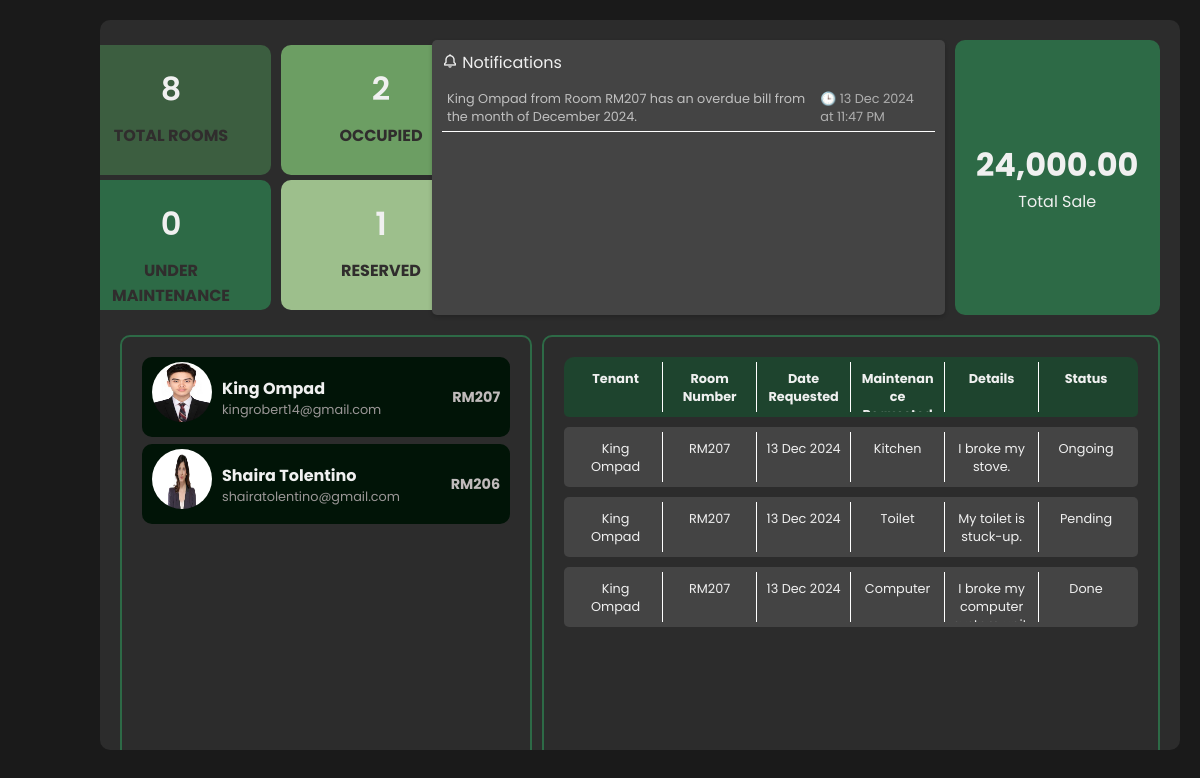
The page /MANAGEMENT/Dashboard/manDash.php on the database its author committed.
### tables this page shows
CREATE TABLE `tenant_details` (
  `tc_id` int(10) NOT NULL,
  `id` int(20) NOT NULL,
  `profile` varchar(200) NOT NULL,
  `fname` varchar(50) NOT NULL,
  `lname` varchar(50) NOT NULL,
  `gender` varchar(20) NOT NULL,
  `number_of_occupants` int(20) NOT NULL,
  `email_address` varchar(100) NOT NULL,
  `contact_number` varchar(20) NOT NULL,
  `religion` varchar(100) NOT NULL,
  `nationality` varchar(100) NOT NULL,
  `occupation` varchar(100) NOT NULL
);

CREATE TABLE `room` (
  `room_id` int(20) NOT NULL,
  `room_image` varchar(200) NOT NULL,
  `room_number` varchar(20) NOT NULL,
  `room_type` varchar(20) NOT NULL,
  `room_size` int(100) NOT NULL,
  `room_aminities` text NOT NULL,
  `room_utilities` text NOT NULL,
  `rental_rates` decimal(50,2) NOT NULL,
  `room_payfre` varchar(50) NOT NULL DEFAULT 'Monthly',
  `room_deporate` decimal(50,2) NOT NULL,
  `room_status` varchar(50) NOT NULL
);

CREATE TABLE `maintenance_requests` (
  `id` int(11) NOT NULL,
  `tenant_id` int(11) NOT NULL,
  `date_requested` timestamp NOT NULL DEFAULT current_timestamp(),
  `item_name` varchar(255) DEFAULT NULL,
  `item_desc` text DEFAULT NULL,
  `status` enum('Pending','Done','Ongoing','Declined') DEFAULT 'Pending'
);

### MANAGEMENT/Dashboard/manDash.php (the view, shortened to what this page needs)
<?php
include_once '../../DATABASE/dbConnector.php';
$current_date = date('Y-m-d H:i:s');
$sql_total_rooms = "SELECT COUNT(*) as count FROM room";
$result_total_rooms = $conn->query($sql_total_rooms);
$total_rooms = 0;
if ($result_total_rooms && $result_total_rooms->num_rows > 0) {
    $row = $result_total_rooms->fetch_assoc();
    $total_rooms = $row['count'];
}
$sql_rooms = "SELECT room_status, COUNT(*) as count FROM room GROUP BY room_status";
$result_rooms = $conn->query($sql_rooms);
$room_counts = [
    'under_maintenance' => 0,
    'occupied' => 0,
    'reserved' => 0
];
if ($result_rooms && $result_rooms->num_rows > 0) {
    while ($row = $result_rooms->fetch_assoc()) {
        switch ($row['room_status']) {
            case 'occupied':
                $room_counts['occupied'] = $row['count'];
                break;
            case 'reserved':
                $room_counts['reserved'] = $row['count'];
                break;
        }
    }
}
$overdue_sql = "SELECT rp.tenant_id, rp.rent_period_end, rp.balance, t.fname, t.lname, r.room_number
                FROM rental_payments rp
                JOIN tenant_details t ON rp.tenant_id = t.tc_id
                JOIN booking b ON rp.tenant_id = b.tenant_id
                JOIN room r ON b.room_id = r.room_id
                WHERE rp.balance > 0 AND rp.rent_period_end < ?";
$overdue_stmt = $conn->prepare($overdue_sql);
$overdue_stmt->bind_param("s", $current_date);
$overdue_stmt->execute();
$overdue_result = $overdue_stmt->get_result();
$overdue_notifications = [];
if ($overdue_result && $overdue_result->num_rows > 0) {
    while ($row = $overdue_result->fetch_assoc()) {
        $tenant_name = htmlspecialchars($row['fname']) . ' ' . htmlspecialchars($row['lname']);
        $room_number = htmlspecialchars($row['room_number']);
        $rent_period_end = date('F Y', strtotime($row['rent_period_end']));
        $overdue_message = "$tenant_name from Room $room_number has an overdue bill from the month of $rent_period_end.";
        $overdue_notifications[] = [
            'message' => $overdue_message,
            'timestamp' => date('d M Y \a\t h:i A', strtotime($current_date))
        ];
    }
}
$sql_users = "
    SELECT td.profile, td.fname, td.lname, td.email_address, r.room_number, r.room_status
    FROM tenant_details td
    JOIN booking b ON td.tc_id = b.tenant_id
    JOIN room r ON b.room_id = r.room_id
    ORDER BY b.booking_start_date DESC
    LIMIT 5
";
$result_users = $conn->query($sql_users);
$users = [];
if ($result_users && $result_users->num_rows > 0) {
    while ($row = $result_users->fetch_assoc()) {
        if ($row['room_status'] === 'occupied') {
            $users[] = [
                'profile' => $row['profile'],
                'full_name' => $row['fname'] . ' ' . $row['lname'],
                'email' => $row['email_address'],
                'room_number' => $row['room_number']
            ];
        }
    }
}
$sql_maintenance_requests = "
    SELECT
        mr.id AS request_id,
        td.fname,
        td.lname,
        td.email_address,
        mr.date_requested,
        mr.item_name,
        mr.item_desc,
        mr.status,
        r.room_number
    FROM maintenance_requests mr
    JOIN tenant_details td ON mr.tenant_id = td.tc_id
    JOIN booking b ON td.tc_id = b.tenant_id
    JOIN room r ON b.room_id = r.room_id
    ORDER BY mr.date_requested DESC
    LIMIT 5
";
$result_maintenance_requests = $conn->query($sql_maintenance_requests);
$maintenance_requests = [];
if ($result_maintenance_requests && $result_maintenance_requests->num_rows > 0) {
    while ($row = $result_maintenance_requests->fetch_assoc()) {
        $maintenance_requests[] = [
            'tenant_name' => $row['fname'] . ' ' . $row['lname'],
            'email' => $row['email_address'],
            'date_requested' => date('d M Y', strtotime($row['date_requested'])),
            'item_name' => $row['item_name'],
            'item_desc' => $row['item_desc'],
            'status' => $row['status'],
            'room_number' => $row['room_number']
        ];
    }
}
$sql_total_payment = "SELECT SUM(payment_amount) as total_payment FROM payment_history";
$result_total_payment = $conn->query($sql_total_payment);
$total_payment = 0;
if ($result_total_payment && $result_total_payment->num_rows > 0) {
    $row = $result_total_payment->fetch_assoc();
    $total_payment = $row['total_payment'];
}
?>
<!DOCTYPE html>
<html lang="en">
<head>
    <link rel="stylesheet" href="https://cdnjs.cloudflare.com/ajax/libs/font-awesome/6.0.0-beta3/css/all.min.css">
    <link rel="stylesheet" href="manDash.css?v=1.0">
</head>
<body>
    <div class="wrapper">
        <div class="room-notif-pay">
            <div class="room">
                <div class="room1">
                    <div class="room-cat totro">
                        <span><?php echo $total_rooms; ?></span>
                        <p>TOTAL ROOMS</p>
                    </div>
                    <div class="room-cat unman">
                        <span><?php echo $room_counts['under_maintenance']; ?></span>
                        <p>UNDER MAINTENANCE</p>
                    </div>
                </div>
                <div class="room1">
                    <div class="room-cat occu">
                        <span><?php echo $room_counts['occupied']; ?></span>
                        <p>OCCUPIED</p>
                    </div>
                    <div class="room-cat reser">
                        <span><?php echo $room_counts['reserved']; ?></span>
                        <p>RESERVED</p>
                    </div>
                </div>
            </div>
            <div class="notification">
                <span><i class='bx bx-bell icon'></i> Notifications</span>
                <?php if (!empty($overdue_notifications)): ?>
                    <?php foreach ($overdue_notifications as $notification): ?>
                        <div class="notifi">
                            <p class="description"><?php echo $notification['message']; ?></p>
                            <div class="timestamp">
                                <span>🕒</span> <?php echo $notification['timestamp']; ?>
                            </div>
                        </div>
                    <?php endforeach; ?>
                <?php else: ?>
                    <div class="notifi">
                        <p>No overdue notifications available.</p>
                    </div>
                <?php endif; ?>
            </div>
            <div class="sale">
                <h1><?php echo number_format($total_payment, 2); ?></h1>
                <span>Total Sale</span>
            </div>
        </div>
        <div class="user-notif-main">
            <div class="user">
                <?php foreach ($users as $user): ?>
                    <div class="user-card">
                        <div class="profile">
                            <img src="../../USER PAGE/Tenant_Profile/uploads/<?php echo $user['profile']; ?>" alt="profile">
                            <div class="name">
                                <h4><?php echo $user['full_name']; ?></h4>
                                <span><?php echo $user['email']; ?></span>
                            </div>
                        </div>
                        <div class="div"><?php echo $user['room_number']; ?></div>
                    </div>
                <?php endforeach; ?>
            </div>
            <div class="maintenance-notif">
                <div class="maintenance">
                    <div class="maintenance-table-header">
                        <div class="maintenance-header-item">Tenant</div>
                        <div class="maintenance-header-item">Room Number</div>
                        <div class="maintenance-header-item">Date Requested</div>
                        <div class="maintenance-header-item">Maintenance Requested</div>
                        <div class="maintenance-header-item">Details</div>
                        <div class="maintenance-header-item">Status</div>
                    </div>
                    <?php foreach ($maintenance_requests as $request): ?>
                        <div class="maintenance-table-row">
                            <div class="maintenance-item"><?php echo $request['tenant_name']; ?></div>
                            <div class="maintenance-item"><?php echo $request['room_number']; ?></div>
                            <div class="maintenance-item"><?php echo $request['date_requested']; ?></div>
                            <div class="maintenance-item"><?php echo $request['item_name']; ?></div>
                            <div class="maintenance-item"><?php echo $request['item_desc']; ?></div>
                            <div class="maintenance-item"><?php echo $request['status']; ?></div>
                        </div>
                    <?php endforeach; ?>
                </div>
            </div>
        </div>
    </div>
</body>
</html>

### MANAGEMENT/Dashboard/manDash.css (style rules this page uses)
html { scroll-behavior: smooth; }
body { margin: 0; font-family: "Poppins", sans-serif; background-color: #1a1a1a; color: #f0f0f0; overflow: hidden; }
html, body { height: 100%; margin: 0; }
* { margin: 0; padding: 0; box-sizing: border-box; }
.wrapper { margin-top: 20px; margin-bottom: 50px; margin-left: 100px; margin-right: 20px; padding: 20px; display: flex; flex-direction: column; background-color: #2c2c2c; border-radius: 10px; width: calc(100% - 120px); height: calc(100vh - 70px); overflow: hidden; }
.room-notif-pay { display: flex; flex-direction: row; }
.room { width: 30%; display: flex; align-items: center; justify-content: center; }
.room-cat { width: 200px; height: 130px; margin: 5px; text-align: center; background-color: #444; padding: 20px; border-radius: 10px; color: #f0f0f0; }
.room-cat span { font-size: 2rem; font-weight: 600; }
.room-cat p { margin-top: 10px; font-size: 1rem; color: #302d2d; font-weight: bold; }
.totro { background-color: #3c5e40; }
.unman { background-color: #2d6a46; }
.occu { background-color: #6c9e63; }
.reser { background-color: #9dbf8c; }
.user { padding: 20px; height: 470px; width: 40%; border-radius: 10px; border: solid 2px #2d6a46; overflow: hidden; }
.user-card { width: 100%; margin-bottom: 7px; height: 80px; padding: 10px; border-radius: 10px; color: #f0f0f0; display: flex; flex-direction: row; align-items: center; justify-content: space-between; background-color: #011407; }
.profile { display: flex; flex-direction: row; }
.user-card .profile img { width: 60px; height: 60px; border-radius: 50%; margin-bottom: 10px; }
.user-card .name { font-size: 1rem; }
.name { padding-left: 10px; justify-content: center; display: flex; flex-direction: column; }
.name span { font-size: 0.8rem; color:#9b9797; }
.user-card .div { font-size: 0.9rem; font-weight: bold; color: #c0bbbb; }
.user-notif-main { display: flex; flex-direction: row; width: 100%; margin-top: 20px; }
.maintenance-notif { margin-left: 10px; padding: 20px; height: 470px; width: 60%; border-radius: 10px; border: solid 2px #2d6a46; overflow: hidden; }
.maintenance { margin-bottom: 20px; }
.maintenance-table-header, .maintenance-table-row { display: flex; flex-direction: row; justify-content: space-between; padding: 5px; background-color: #444; color: #f0f0f0; border-radius: 5px; margin-bottom: 10px; }
.maintenance-table-header { font-weight: bold; background-color: #1e442e; border-top-left-radius: 10px; border-top-right-radius: 10px; }
.maintenance-table-row { display: flex; flex-direction: row; justify-content: space-between; padding: 5px; background-color: #444; color: #f0f0f0; border-radius: 5px; margin-bottom: 10px; height: 60px; overflow: hidden; }
.maintenance-table-header { font-weight: bold; background-color: #1e442e; border-top-left-radius: 10px; border-top-right-radius: 10px; height: 60px; }
.maintenance-table-header .maintenance-header-item, .maintenance-table-row .maintenance-item { width: 18%; text-align: center; padding: 8px; font-size: 0.8rem; border-right: 1px solid white; height: 100%; overflow: hidden; text-overflow: ellipsis; white-space: normal; word-wrap: break-word; }
.maintenance-item { height: 100%; }
.maintenance-table-row .maintenance-item:last-child, .maintenance-table-header .maintenance-header-item:last-child { border-right: none; }
.notification { padding: 10px; background-color: #444; border-radius: 5px; box-shadow: 0 2px 4px rgba(0, 0, 0, 0.2); width: 50%; }
.notification .notifi { margin-top: 10px; margin-bottom: 15px; display: flex; flex-direction: row; justify-content: space-between; border-bottom: solid 1px white; padding: 5px; }
.notification .description { font-size: 0.8rem; color: #c0c0c0; }
.notification .timestamp { font-size: 0.8rem; color: #b0b0b0; }
.sale { display: flex; flex-direction: column; justify-content: center; align-items: center; width: 20%; padding: 20px; height: 100%; background-color: #2d6a46; margin-left: 10px; border-radius: 10px; }
.sale h1, .sale span { text-align: center; }
.sale h1 { font-weight: bold; }

### rows shown on the page
tenant_details: profile (picture), full_name "King Ompad", email_address "kingrobert14@gmail.com", room.room_number "RM207"
tenant_details: profile (picture), full_name "Shaira Tolentino", email_address "shairatolentino@gmail.com", room.room_number "RM206"
maintenance_requests: tenant_name "King Ompad", room.room_number "RM207", date_requested "13 Dec 2024", item_name "Kitchen", item_desc "I broke my stove.", status "Ongoing"
maintenance_requests: tenant_name "King Ompad", room.room_number "RM207", date_requested "13 Dec 2024", item_name "Toilet", item_desc "My toilet is stuck-up.", status "Pending"
maintenance_requests: tenant_name "King Ompad", room.room_number "RM207", date_requested "13 Dec 2024", item_name "Computer", item_desc "I broke my computer…", status "Done"

### other values the page prints
$total_rooms "8"
$room_counts['under_maintenance'] "0"
$room_counts['occupied'] "2"
$room_counts['reserved'] "1"
$notification['message'] "King Ompad from Room RM207 has an overdue bill from the month of December 2024."
$notification['timestamp'] "13 Dec 2024 at 11:47 PM"
$total_payment "24,000.00"
